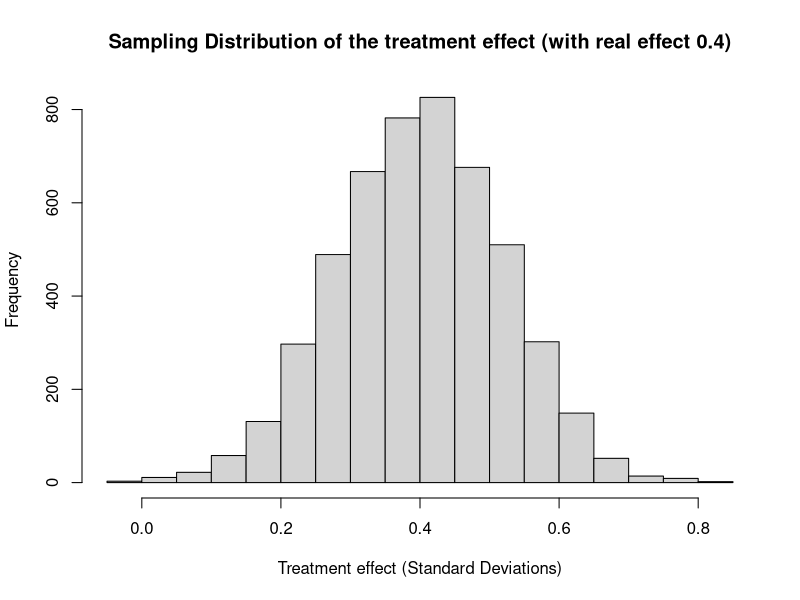

This chart was generated by the following R code:
## ---- chunk 1
library(data.table)
rm(list = ls())
## ---- chunk 2

# Number of grades
nGrades <- 3
# Number of classrooms per grade 
nClassrooms <- 4
# Number of classes per grade to treat
nClassTreat <- 2
# Number of students per classroom 
nStudents <- 20

## ---- chunk 3

simPowerData <- function(nGrades = 6,
                         nClassrooms = 4,
                         nClassTreat = 2,
                         nStudents = 20,
                         te = 1, 
                         calcSE=TRUE, 
                         returnT = TRUE) {
 
   
  # Assume there is a linear relationship between grade level and outcome to control.  
  # Alpha is the coefficient on the grade level 
  alpha <- 1

  # Total number of kids participating
  N <- nGrades*nClassrooms*nStudents
  
  # Number of classes per grade that get left to control
  nClassControl <- nClassrooms - nClassTreat
  
  # Create an vector with grade values (K=0)
  allGrades <- c(0:(nGrades-1))
  
  # Create columns for grade and classroom IDS
  gradeIDs <- rep(0:(nGrades-1), each = nClassrooms*nStudents)
  classroomIDs <- rep(1:(nGrades*nClassrooms), each = nStudents)
  
  # Create models of the outcome to control
  # including the variation between grades and classroom
  
  gradeLevelNoise <- alpha*allGrades
  classLevelNoise <- rnorm(n = nGrades*nClassrooms, mean = 0, sd = 0.2)
  
  # The outcome to control for individuals is the individual variation plus class level noise
  # plus grade level noise
  y0 <- rnorm(N, mean = 0, sd = 1) + gradeLevelNoise[gradeIDs+1] + classLevelNoise[classroomIDs]
  
  # Assume the treatment effect is one standard deviation
  y1 <- y0 + te
  
  # Create the treatment vectors
  
  # This statement is kind of ridiculous, but it creates a treatment vector for classrooms 
  # that is blocked on grades
  classTreat <- as.vector(replicate(nGrades, sample(c(rep(1, nClassTreat), rep(0, nClassControl)))))
  
  # Expand into the treatment vector for individual students
  studentTreat <- rep(classTreat, each=nStudents)
  
  # Create  a data table with all our subjects
  d = data.table(id = 1:N)
  d[,gradeIDS := gradeIDs]
  d[,classroomIDs := classroomIDs]
  d[,y0 := y0]
  d[,y1 := y1]
  d[,treat := studentTreat]
  d[,y := ifelse(treat==1, y1, y0)]
  
  ## ------------------------------------
  ## calc estimated ATE and outcome means
  ## ------------------------------------
  ate = d[ , mean(y[treat==1]) - mean(y[treat==0])]
  
  ## -----------------------------
  ## calculate the standard errors
  ## -----------------------------
  
  if(calcSE) {
    ## Initialize the standard error
    se <- 0
    for (i in 0:(nGrades-1)) {
      
      ## -----------------------------------------------------
      ## Calculate the clustered standard error for that grade 
      ## -----------------------------------------------------
      
      # Get the parameters
      kGrade <- nClassrooms
      NGrade <- nClassrooms*nStudents
      mGrade <- nClassTreat*nStudents
      
      ## Collect the means of y0 and y1 in every classroom in this grade
      uniqueclassrooms <- unique(d[ , classroomIDs[gradeIDs == i]])
      meanY0 <- c()
      meanY1 <- c()
      for (j in uniqueclassrooms) {
        meanY0 <- append(meanY0, mean(d[, y0[classroomIDs == j]]))
        meanY1 <- append(meanY1, mean(d[, y1[classroomIDs == j]]))
      }
      
      # Get the variance of the means
      varY0 <- var(meanY0)
      varY1 <- var(meanY1)
      covY0Y1 <- cov(meanY0,meanY1)
      
      # Clustered standard errors - Gerber and Green (3.22)
      seGrade <- sqrt( 1/(kGrade-1)*( mGrade*varY0/(NGrade-mGrade) + (NGrade-mGrade)*varY1/mGrade + 2*covY0Y1) )
      
      # Blocked standard errors - Gerber and Green (3.12) (under the sqrt)
      se <- se + (NGrade*seGrade/N)**2
    }
    
    se <- sqrt(se)
    t = ate/se
    ans <- c(ate,se)
    
    if(returnT)  {
      return(t)
    } else {
    return(ans)
    }
    
  } else {
    return(ate)
  }
}
## ---- chunk 4
myStats <- simPowerData(nGrades = 6,
                        nClassrooms = 4,
                        nClassTreat = 2,
                        nStudents = 20,
                        te=0.4,
                        calcSE=TRUE, 
                        returnT=FALSE)

cat("Real treatment effect = ", 0.4)
cat("Estimated treatment effect = ",myStats[1])
cat("Standard error = ",myStats[2])
## ---- chunk 5
# Number of trials to run
trials = 5000

# Get the sampling distribution
trialATEs <- replicate(trials, simPowerData(nGrades = 6,
                                            nClassrooms = 4,
                                            nClassTreat = 2,
                                            nStudents = 20,
                                            te=0.4, 
                                            calcSE=FALSE, 
                                            returnT=FALSE))

# Print a histogram
hist(trialATEs, main="Sampling Distribution of the treatment effect (with real effect 0.4)",
                xlab="Treatment effect (Standard Deviations)")

# ... and pull out the standard deviation
mySE <- sd(trialATEs)

cat("Estimated standard error =", mySE)
## ---- chunk 6
## To simulate this, just run it a bunch of times, gather up the t.stats
## from each run, and compare it to the critical value we're interested in.

# Here is the critical t-statistic we're interested in
critValue <- function(alpha, N) {
    critValue = qt(p = 1 - (alpha / 2), df = N)
    return(critValue)
}

cat("Critical t-statistic = ", critValue(0.05, nGrades*nClassrooms*nStudents))

## Wrap both these up into a nice little bow...
simPower <- function(sims, nGrades, nClassrooms,nClassTreat,nStudents,te) {
    res <-  replicate(n = sims, simPowerData(nGrades=nGrades,
                                             nClassrooms=nClassrooms,
                                             nClassTreat=nClassTreat,
                                             nStudents=nStudents,
                                             te=te, 
                                             calcSE=TRUE, 
                                             returnT=TRUE) )
    print(prop.table(table(res < critValue(alpha=0.05, N=nGrades*nClassrooms*nStudents))))
}

simPower(sims=1000, 
         nGrades=nGrades,
         nClassrooms=nClassrooms,
         nClassTreat=nClassTreat,
         nStudents=nStudents,
         te = 0.4)
